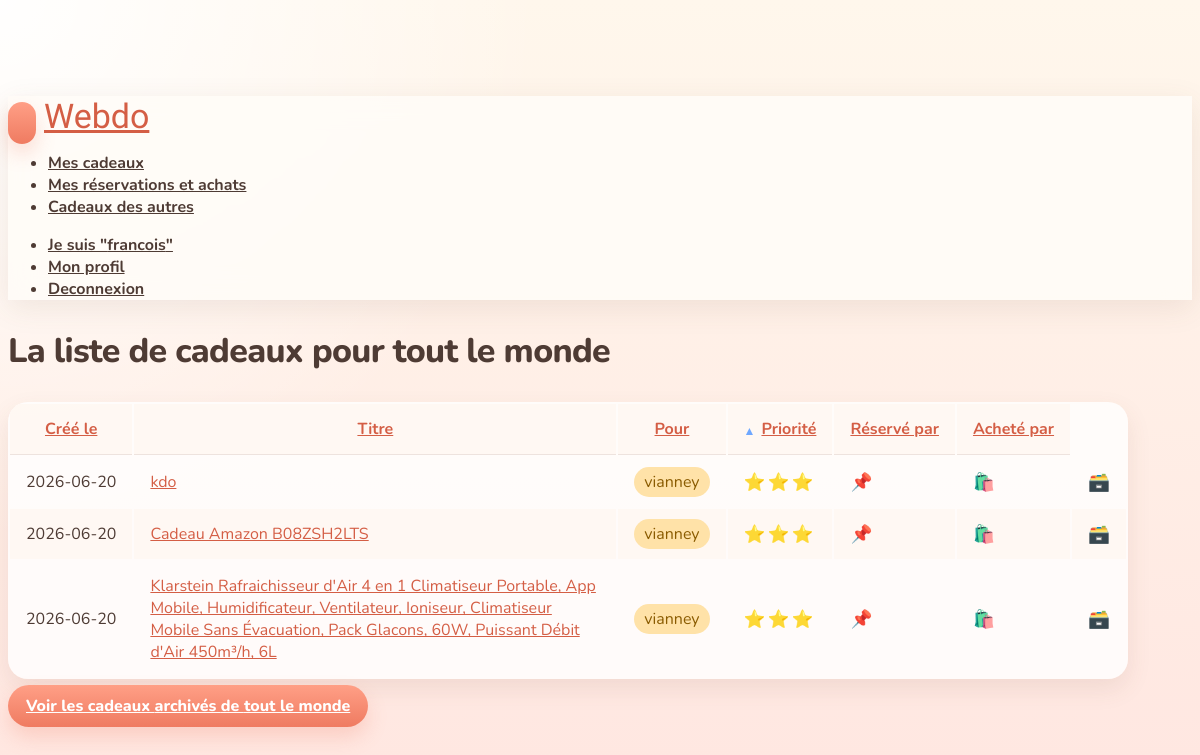
/les_kdos.php (signed in), run on the app's committed database.
### tables this page shows
CREATE TABLE membre (
  id INTEGER PRIMARY KEY AUTOINCREMENT,
  motPasse TEXT NOT NULL DEFAULT '',
  prenom TEXT DEFAULT NULL,
  anniversaire TEXT DEFAULT NULL,
  presentation TEXT,
  email TEXT DEFAULT NULL,
  photo TEXT DEFAULT NULL,
  aime TEXT NOT NULL DEFAULT '',
  aimepas TEXT NOT NULL DEFAULT ''
, admin INTEGER NOT NULL DEFAULT 0);

CREATE TABLE kdo (
  id INTEGER PRIMARY KEY AUTOINCREMENT,
  pour INTEGER NOT NULL DEFAULT 0,
  titre TEXT NOT NULL DEFAULT '',
  description TEXT,
  url TEXT DEFAULT NULL,
  image TEXT DEFAULT NULL,
  creeLe TEXT NOT NULL DEFAULT '',
  creePar INTEGER NOT NULL DEFAULT 0,
  reserveLe TEXT DEFAULT NULL,
  reservePar INTEGER DEFAULT NULL,
  acheteLe TEXT DEFAULT NULL,
  achetePar INTEGER DEFAULT NULL,
  partage INTEGER NOT NULL DEFAULT 0,
  supprime INTEGER NOT NULL DEFAULT 0,
  priorite INTEGER NOT NULL DEFAULT 3
);

### src/i_sql.php (called while the page is built, shortened)
<?
require_once(__DIR__.'/i_config.php');
function sql_bootstrap_schema() {
	return <<<SQL
CREATE TABLE IF NOT EXISTS commentaire (
  id INTEGER PRIMARY KEY AUTOINCREMENT,
  idKdo INTEGER NOT NULL DEFAULT 0,
  commentaire TEXT NOT NULL,
  creeLe TEXT NOT NULL DEFAULT '',
  creePar INTEGER NOT NULL DEFAULT 0,
  visible INTEGER NOT NULL DEFAULT 0,
  supprime INTEGER NOT NULL DEFAULT 0
);
CREATE TABLE IF NOT EXISTS evenement (
  id INTEGER PRIMARY KEY AUTOINCREMENT,
  date TEXT NOT NULL DEFAULT '',
  titre TEXT NOT NULL DEFAULT '',
  description TEXT,
  groupe INTEGER NOT NULL DEFAULT 0,
  supprime INTEGER NOT NULL DEFAULT 0
);
CREATE TABLE IF NOT EXISTS groupe (
  id INTEGER NOT NULL,
  idMembre INTEGER NOT NULL DEFAULT 0,
  nom TEXT DEFAULT NULL,
  PRIMARY KEY (id, idMembre)
);
CREATE TABLE IF NOT EXISTS kdo (
  id INTEGER PRIMARY KEY AUTOINCREMENT,
  pour INTEGER NOT NULL DEFAULT 0,
  titre TEXT NOT NULL DEFAULT '',
  description TEXT,
  url TEXT DEFAULT NULL,
  image TEXT DEFAULT NULL,
  creeLe TEXT NOT NULL DEFAULT '',
  creePar INTEGER NOT NULL DEFAULT 0,
  reserveLe TEXT DEFAULT NULL,
  reservePar INTEGER DEFAULT NULL,
  acheteLe TEXT DEFAULT NULL,
  achetePar INTEGER DEFAULT NULL,
  partage INTEGER NOT NULL DEFAULT 0,
  supprime INTEGER NOT NULL DEFAULT 0,
  priorite INTEGER NOT NULL DEFAULT 3
);
CREATE TABLE IF NOT EXISTS membre (
  id INTEGER PRIMARY KEY AUTOINCREMENT,
  motPasse TEXT NOT NULL DEFAULT '',
  prenom TEXT DEFAULT NULL,
  anniversaire TEXT DEFAULT NULL,
  presentation TEXT,
  email TEXT DEFAULT NULL,
  photo TEXT DEFAULT NULL,
  aime TEXT NOT NULL DEFAULT '',
  aimepas TEXT NOT NULL DEFAULT ''
);
CREATE TABLE IF NOT EXISTS partage (
  idKdo INTEGER DEFAULT 0,
  partagePar INTEGER NOT NULL DEFAULT 0,
  combien TEXT DEFAULT NULL,
  supprime INTEGER DEFAULT 0
);
SQL;
}
function sql_get_connection() {
	static $pdo = null;
	if ($pdo !== null) {
		return $pdo;
	}
	global $dbpath;
	try {
		$pdo = new PDO('sqlite:'.$dbpath);
		$pdo->setAttribute(PDO::ATTR_ERRMODE, PDO::ERRMODE_EXCEPTION);
		$pdo->setAttribute(PDO::ATTR_DEFAULT_FETCH_MODE, PDO::FETCH_ASSOC);
		$pdo->exec('PRAGMA foreign_keys = ON');
		$pdo->exec(sql_bootstrap_schema());
	} catch (PDOException $e) {
		die("La connexion a échoué ! ".$e->getMessage());
	}
	return $pdo;
}
function sql_normalize_query($requete) {
	$patterns = array(
		'/SUBDATE\(NOW\(\), "([0-9]+) days"\)/i' => "datetime('now', '-$1 days')",
		'/SUBDATE\(NOW\(\), \'([0-9]+) days\'\)/i' => "datetime('now', '-$1 days')",
	);
	$requete = preg_replace(array_keys($patterns), array_values($patterns), $requete);
	$requete = str_replace("\\'", "''", $requete);
	$requete = str_replace('\\"', '""', $requete);
	return $requete;
}
function sql_select($requete, &$nblignes) {
	$pdo = sql_get_connection();
	$requete = sql_normalize_query($requete);
	try {
		$statement = $pdo->query($requete);
		$res = $statement->fetchAll();
		return $res;
	} catch (PDOException $e) {
		die("La requete sur la base a échoué : ".$requete." (".$e->getMessage().")");
	}
}
function prenom_simple($id) {
	$res = sql_select("select prenom from membre where id=$id", $nb);
	return $res[0]['prenom'];
}
function prenom($id) {
	$pr = prenom_simple($id);
		return $pr;
}
?>

### src/i_gifts.php (the view, shortened to what this page needs)
<?php
function display_gifts($title, $gifts, $display, $order='', $way='', $url='')
{
	echo "<h2>$title</h2>";
	$row_name = array(
		'creeLe' => 'Créé le',
		'titre' => 'Titre',
		'pour' => 'Pour',
		'priorite' => 'Priorité',
		'reservePar' => 'Réservé par',
		'achetePar' => 'Acheté par',
	);
	echo '<table class="table table-striped">';
	echo '<tr>';
	foreach($display as $row)
		if(isset($row_name[$row]))
		{
			echo '<th>';
			if($url != '') {
				echo '<a href="'.$url;
				echo '&order='.$row;
				if($row == $order && $way == 'asc') echo '&way=desc';
				else echo '&way=asc';
				echo '">';
				if($row == $order) echo '<span class="sort-indicator" aria-hidden="true">'.($way == 'asc' ? '▲' : '▼').'</span>';
			}
			echo $row_name[$row];
			if($url != '') echo '</a>';
			echo '</th>';
		}
	echo '</tr>';
	foreach ($gifts as $gift)
	{
		$gid = $gift['id'];
		echo '<tr>';
		foreach($display as $row)
		{
			if(isset($row_name[$row]))
			{
				$value = $gift[$row];
				echo $row == 'creeLe' ? '<td class="nw">' : '<td>';
				if($row == 'titre')
				{
					$value = preg_replace('/\[(.+)\](.+)/i', '<span class="label">$1</span> $2', $value);
					echo '<a href="kdo.php?id='.$gid.'" rel="popover" data-content="<img src=\''.$gift['image'].'\'/>">'.$value.'</a>';
				}
				else if($row == 'reservePar' && $value == '')
				{
					echo '<a href="r_reserve.php?idKdo='.$gid.'" rel="tooltip" title="Je réserve"><span class="emoji-icon" aria-hidden="true">📌</span></a>';
				}
				else if($row == 'achetePar' && $value == '')
				{
					echo '<a href="r_achete.php?idKdo='.$gid.'" rel="tooltip" title="J\'ai acheté"><span class="emoji-icon" aria-hidden="true">🛍️</span></a>';
				}
				else if($row == 'achetePar' || $row == 'reservePar' || $row == 'pour')
				{
					echo '<span class="label">';
					echo prenom($value);
					echo '</span>';
				}
				else if($row == 'priorite')
				{
					aff_priorite(false, $value);
				}
				else
				{
					echo $value;
				}
				echo '</td>';
			}
		}
		if(in_array('archive', $display))
		{
			echo '<td><a href="r_archive_kdo.php?id='.$gid.'" rel="tooltip" title="Archiver ce cadeau">';
			echo '<span class="emoji-icon" aria-hidden="true">🗃️</span>';
			echo '</a></td>';
		}
		echo '</tr>';
	}
	echo '</table>';
}
?>

### src/i_divers.php (shortened to what this page needs)
<?
require_once(__DIR__.'/i_sql.php');
function aff_header() {
?>
<!DOCTYPE html PUBLIC "-//W3C//DTD XHTML 1.1//EN" "http://www.w3.org/TR/xhtml11/DTD/xhtml11.dtd">
<html xmlns="http://www.w3.org/1999/xhtml" xml:lang="fr">
<head>
		<link href="//netdna.bootstrapcdn.com/twitter-bootstrap/2.3.1/css/bootstrap-combined.min.css" rel="stylesheet">
		<link href="//netdna.bootstrapcdn.com/twitter-bootstrap/2.3.1/css/bootstrap-responsive.min.css" rel="stylesheet">
</head>
<body>
<? if(isset($_SESSION['idUtilisateur'])) { ?>
    <div class="navbar navbar-fixed-top">
      <div class="navbar-inner">
        <div class="container">
          <a class="btn btn-navbar" data-toggle="collapse" data-target=".nav-collapse">
          </a>
          <a class="brand" href="home.php">Webdo</a>
          <div class="nav-collapse">
            <ul class="nav">
			<li><a href="les_kdos.php?pour=<?= $_SESSION['idUtilisateur']; ?>">Mes cadeaux</a></li>
			<li><a href="resa.php">Mes réservations et achats</a></li>
			<li><a href="kdos.php">Cadeaux des autres</a></li>
            </ul>
            <ul class="nav pull-right">
			<li><a href="">Je suis "<?= prenom_simple($_SESSION['idUtilisateur']) ?>"</a></li>
			<li><a href="profil.php">Mon profil</a></li>
			<li><a href="logout.php">Deconnexion</a></li>
            </ul>
          </div>
        </div>
      </div>
    </div>
<? } ?>
<div class="container app-shell">
<?
}
function aff_footer() {
?>
<?php
	echo "</body>\n";
	echo "</html>\n";
}
function aff_priorite($edit, $prio) {
	$prio_text = array('Doit avoir', 'Adorerais avoir', 'Aimerais avoir', 'J\'y pense', 'Suggestion');
	if($edit) {
		echo '<select class="priority-select" name="priorite">';
		$i=1;
		foreach($prio_text as $val) {
			echo "<option value=\"$i\"";
			if($prio == $i) echo ' selected="selected"';
			echo ">".(6-$i)." étoiles - $val";
			$i++;
		}
		echo '</select>';
		echo "<br/><br/>";
	} else {
		echo '<span class="prio">';
		for($i=0; $i<6-intval($prio); $i++) echo '<span class="emoji-icon" rel="tooltip" title="'.$prio_text[intval($prio)-1].'" aria-hidden="true">⭐</span>';
		echo '</span>';
	}
}
?>

### src/i_divers.php (style rules this page uses)
:root { --bg-top: #fff7ec; --bg-bottom: #ffe4df; --surface: rgba(255,255,255,0.88); --surface-strong: #ffffff; --ink: #4e3b34; --ink-soft: #7b625a; --accent: #ee7a5f; --accent-dark: #d45e45; --accent-gold: #f0bf62; --line: rgba(116, 78, 68, 0.12); --shadow: 0 20px 45px rgba(122, 82, 62, 0.16); --shadow-soft: 0 10px 24px rgba(122, 82, 62, 0.10); }
body { padding-top: 88px; background: radial-gradient(circle at top left, rgba(255,255,255,0.95), rgba(255,255,255,0) 36%), linear-gradient(180deg, var(--bg-top), var(--bg-bottom)); color: var(--ink); font-family: 'Nunito', sans-serif; min-height: 100vh; }
.container { max-width: 1120px; }
.navbar-fixed-top .navbar-inner { background: rgba(255, 252, 248, 0.88); backdrop-filter: blur(14px); border: 0; box-shadow: 0 8px 28px rgba(112, 78, 62, 0.10); }
.navbar .brand { font-family: 'Patrick Hand', cursive; font-size: 34px; color: var(--accent-dark); text-shadow: none; padding-top: 16px; }
.navbar .nav > li > a, .navbar .nav.pull-right > li > a { color: var(--ink); font-weight: 700; text-shadow: none; padding-top: 20px; padding-bottom: 20px; }
.navbar .btn-navbar { background: linear-gradient(180deg, #ff9f86, #ef7b61); border: 0; border-radius: 999px; box-shadow: 0 10px 20px rgba(239, 123, 97, 0.24); margin-top: 14px; margin-right: 8px; padding: 10px 14px; }
.app-shell { padding-bottom: 48px; }
h1, h2, h3 { color: var(--ink); text-shadow: none; font-weight: 800; }
h2 { font-size: 34px; letter-spacing: -0.02em; }
a { color: var(--accent-dark); text-shadow: none; }
.btn, input[type="submit"], button { background: linear-gradient(180deg, #ff9f86, #ef7b61); border: 0; border-radius: 999px; box-shadow: 0 10px 20px rgba(239, 123, 97, 0.24); color: #fff; font-weight: 800; padding: 10px 18px; text-shadow: none; }
.table, .gifts { background: rgba(255,255,255,0.82); border-radius: 20px; overflow: hidden; box-shadow: var(--shadow-soft); }
.table th, .gifts th { background: #fff1dc; color: var(--ink); border-bottom: 1px solid var(--line); }
.table td, .table th, .gifts td, .gifts th { padding: 14px 16px; }
.table th { white-space: nowrap; }
.table td.nw { white-space: nowrap; }
.table-striped tbody tr:nth-child(odd) td, .table-striped tbody tr:nth-child(odd) th { background-color: rgba(255, 249, 243, 0.86); }
.label { background: #ffe2a8; border-radius: 999px; color: #8a5b00; padding: 4px 10px; text-shadow: none; }
.emoji-icon { display: inline-block; font-size: 1.1em; line-height: 1; vertical-align: -0.05em; }
.sort-indicator { color: #6fa8ff; white-space: nowrap; display: inline-block; font-size: 12px; font-weight: 800; margin-right: 6px; vertical-align: middle; }
.prio .emoji-icon { margin-right: 2px; }

### data on the page
membre: prenom "francois"
kdo: creeLe "2026-06-20", titre "kdo", pour.prenom "vianney", priorite 3 (drawn)
kdo: creeLe "2026-06-20", titre "Cadeau Amazon B08ZSH2LTS", pour.prenom "vianney", priorite 3 (drawn)
kdo: creeLe "2026-06-20", titre "Klarstein Rafraichisseur d'Air 4 en 1 Climatiseur Portable, App Mobile, Humidificateur, Ventilateur, Ioniseur, Climatiseur Mobile Sans Évacuation, Pack Glacons, 60W, Puissant Débit d'Air 450m³/h, 6L", pour.prenom "vianney", priorite 3 (drawn)

### other printed values
$title "La liste de cadeaux pour tout le monde"
$row_name[$row] "Créé le"
$row_name[$row] "Titre"
$row_name[$row] "Pour"
$row_name[$row] "Priorité"
$row_name[$row] "Réservé par"
$row_name[$row] "Acheté par"
$prenom "tout le monde"
